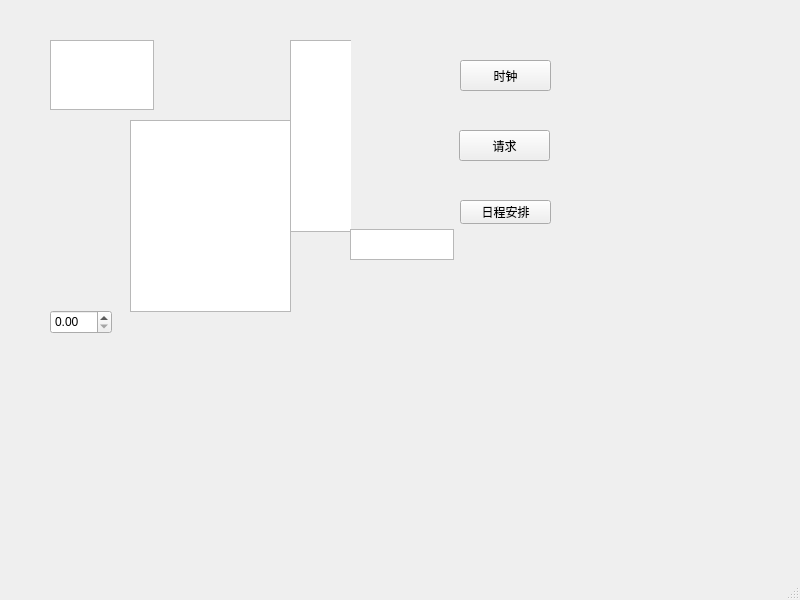
<?xml version="1.0" encoding="UTF-8"?>
<ui version="4.0">
 <class>MainWindow</class>
 <widget class="QMainWindow" name="MainWindow">
  <property name="geometry">
   <rect>
    <x>0</x>
    <y>0</y>
    <width>800</width>
    <height>600</height>
   </rect>
  </property>
  <property name="windowTitle">
   <string>MainWindow</string>
  </property>
  <widget class="QWidget" name="centralwidget">
   <widget class="QWidget" name="widget" native="true">
    <property name="geometry">
     <rect>
      <x>70</x>
      <y>30</y>
      <width>281</width>
      <height>301</height>
     </rect>
    </property>
    <widget class="QTextBrowser" name="textBrowser">
     <property name="geometry">
      <rect>
       <x>60</x>
       <y>90</y>
       <width>161</width>
       <height>192</height>
      </rect>
     </property>
    </widget>
    <widget class="QListView" name="listView">
     <property name="geometry">
      <rect>
       <x>220</x>
       <y>10</y>
       <width>256</width>
       <height>192</height>
      </rect>
     </property>
    </widget>
   </widget>
   <widget class="QPushButton" name="pushButton">
    <property name="geometry">
     <rect>
      <x>460</x>
      <y>60</y>
      <width>91</width>
      <height>31</height>
     </rect>
    </property>
    <property name="text">
     <string>时钟</string>
    </property>
   </widget>
   <widget class="QPushButton" name="pushButton_2">
    <property name="geometry">
     <rect>
      <x>459</x>
      <y>130</y>
      <width>91</width>
      <height>31</height>
     </rect>
    </property>
    <property name="text">
     <string>请求</string>
    </property>
   </widget>
   <widget class="QPushButton" name="pushButton_3">
    <property name="geometry">
     <rect>
      <x>460</x>
      <y>200</y>
      <width>91</width>
      <height>24</height>
     </rect>
    </property>
    <property name="text">
     <string>日程安排</string>
    </property>
   </widget>
   <widget class="QPlainTextEdit" name="plainTextEdit">
    <property name="geometry">
     <rect>
      <x>50</x>
      <y>40</y>
      <width>104</width>
      <height>70</height>
     </rect>
    </property>
   </widget>
   <widget class="QTextEdit" name="textEditTime">
    <property name="geometry">
     <rect>
      <x>350</x>
      <y>229</y>
      <width>104</width>
      <height>31</height>
     </rect>
    </property>
   </widget>
   <widget class="QDoubleSpinBox" name="doubleSpinBox">
    <property name="geometry">
     <rect>
      <x>50</x>
      <y>310</y>
      <width>62</width>
      <height>24</height>
     </rect>
    </property>
   </widget>
  </widget>
  <widget class="QMenuBar" name="menubar">
   <property name="geometry">
    <rect>
     <x>0</x>
     <y>0</y>
     <width>800</width>
     <height>21</height>
    </rect>
   </property>
  </widget>
  <widget class="QStatusBar" name="statusbar"/>
 </widget>
 <resources/>
 <connections/>
</ui>
